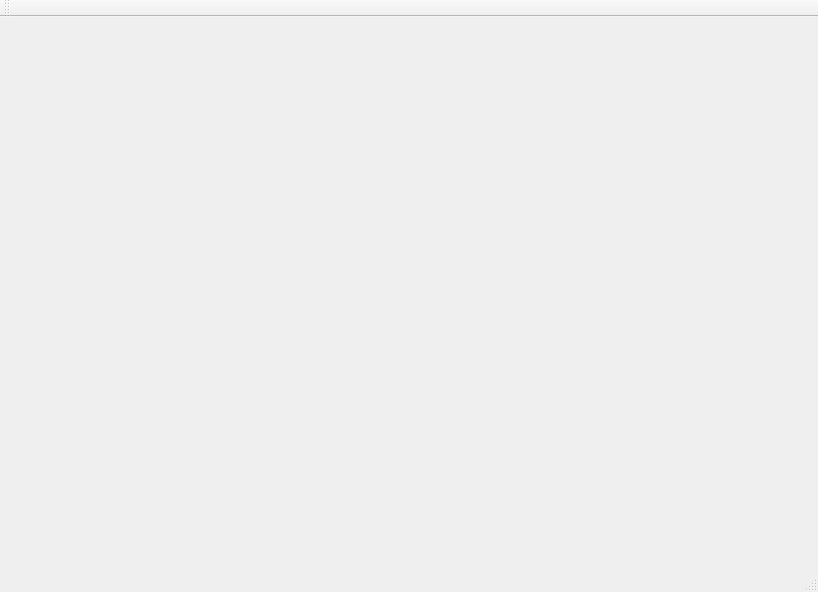
<?xml version="1.0" encoding="UTF-8"?>
<ui version="4.0">
 <class>MainWindow</class>
 <widget class="QMainWindow" name="MainWindow">
  <property name="geometry">
   <rect>
    <x>0</x>
    <y>0</y>
    <width>818</width>
    <height>592</height>
   </rect>
  </property>
  <property name="windowTitle">
   <string>MainWindow</string>
  </property>
  <widget class="QWidget" name="centralWidget">
   <widget class="QChartView" name="widget" native="true">
    <property name="geometry">
     <rect>
      <x>19</x>
      <y>9</y>
      <width>771</width>
      <height>531</height>
     </rect>
    </property>
   </widget>
  </widget>
  <widget class="QMenuBar" name="menuBar">
   <property name="geometry">
    <rect>
     <x>0</x>
     <y>0</y>
     <width>818</width>
     <height>26</height>
    </rect>
   </property>
  </widget>
  <widget class="QToolBar" name="mainToolBar">
   <attribute name="toolBarArea">
    <enum>TopToolBarArea</enum>
   </attribute>
   <attribute name="toolBarBreak">
    <bool>false</bool>
   </attribute>
  </widget>
  <widget class="QStatusBar" name="statusBar"/>
 </widget>
 <layoutdefault spacing="6" margin="11"/>
 <customwidgets>
  <customwidget>
   <class>QChartView</class>
   <extends>QWidget</extends>
   <header location="global">QChartView</header>
   <container>1</container>
  </customwidget>
 </customwidgets>
 <resources/>
 <connections/>
</ui>
